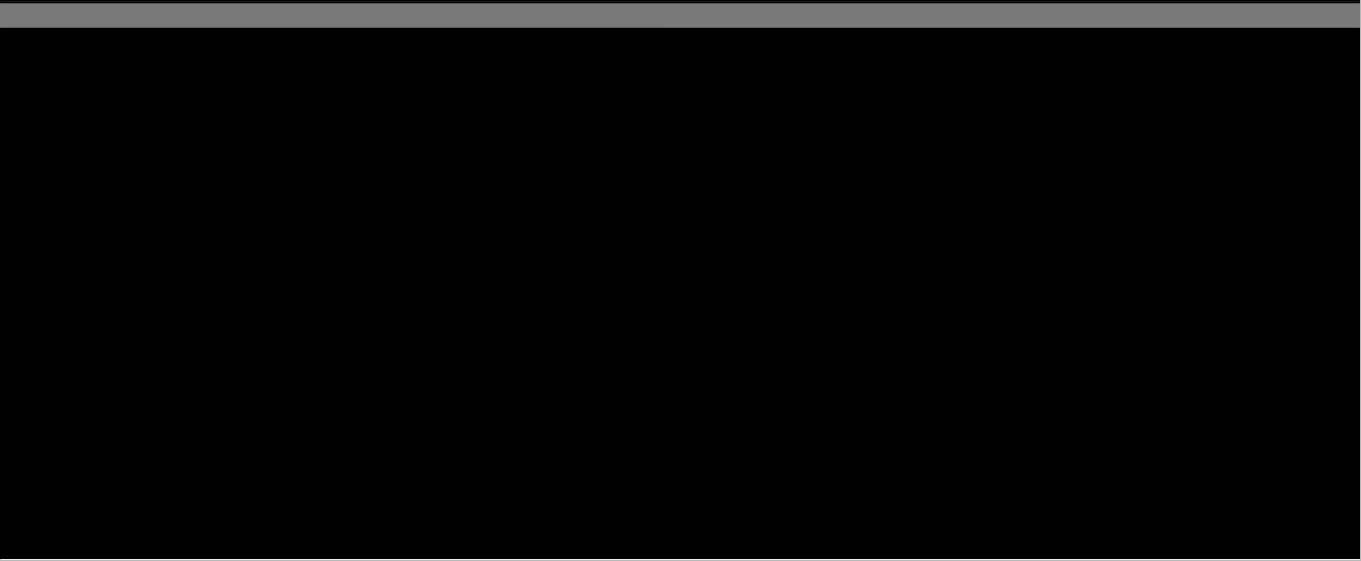
      <widget class="QFrame" name="frame_133">
       <property name="geometry">
        <rect>
         <x>20</x>
         <y>95</y>
         <width>1361</width>
         <height>561</height>
        </rect>
       </property>
       <property name="frameShape">
        <enum>QFrame::StyledPanel</enum>
       </property>
       <property name="frameShadow">
        <enum>QFrame::Raised</enum>
       </property>
       <widget class="QFrame" name="frame_134">
        <property name="geometry">
         <rect>
          <x>0</x>
          <y>0</y>
          <width>1360</width>
          <height>3</height>
         </rect>
        </property>
        <property name="styleSheet">
         <string notr="true">background-color: qlineargradient(spread:pad, x1:0.511364, y1:1, x2:0.489, y2:0, stop:0 rgba(21, 21, 21, 255), stop:1 rgba(36, 36, 36, 255));</string>
        </property>
        <property name="frameShape">
         <enum>QFrame::StyledPanel</enum>
        </property>
        <property name="frameShadow">
         <enum>QFrame::Raised</enum>
        </property>
       </widget>
       <widget class="QFrame" name="frame_135">
        <property name="geometry">
         <rect>
          <x>0</x>
          <y>3</y>
          <width>1360</width>
          <height>25</height>
         </rect>
        </property>
        <property name="styleSheet">
         <string notr="true">border-top: 2px solid qlineargradient(spread:pad, x1:0.494, y1:0, x2:0.5, y2:1, stop:0 rgba(78, 78, 78, 255), stop:1 rgba(132, 132, 132, 255));
border-bottom: 2px solid qlineargradient(spread:pad, x1:0.465909, y1:1, x2:0.477273, y2:0, stop:0 rgba(78, 78, 78, 255), stop:1 rgba(132, 132, 132, 255));
background-color: rgb(121, 121, 121);</string>
        </property>
        <property name="frameShape">
         <enum>QFrame::StyledPanel</enum>
        </property>
        <property name="frameShadow">
         <enum>QFrame::Raised</enum>
        </property>
       </widget>
       <widget class="QFrame" name="frame_136">
        <property name="geometry">
         <rect>
          <x>0</x>
          <y>28</y>
          <width>1360</width>
          <height>531</height>
         </rect>
        </property>
        <property name="styleSheet">
         <string notr="true">background-color: rgb(0, 0, 0);</string>
        </property>
        <property name="frameShape">
         <enum>QFrame::StyledPanel</enum>
        </property>
        <property name="frameShadow">
         <enum>QFrame::Raised</enum>
        </property>
       </widget>
      </widget>
